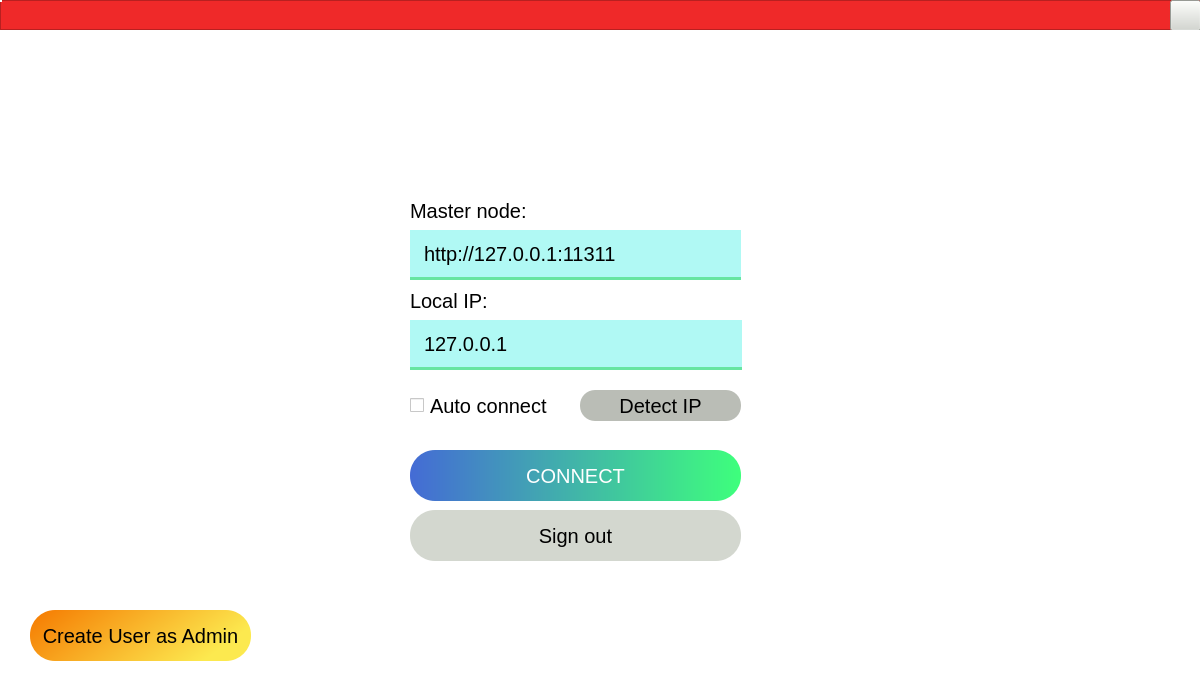
<?xml version="1.0" encoding="UTF-8"?>
<ui version="4.0">
 <class>LoginWidget</class>
 <widget class="QWidget" name="LoginWidget">
  <property name="enabled">
   <bool>true</bool>
  </property>
  <property name="geometry">
   <rect>
    <x>0</x>
    <y>0</y>
    <width>1200</width>
    <height>690</height>
   </rect>
  </property>
  <property name="windowTitle">
   <string>login interface</string>
  </property>
  <property name="windowIcon">
   <iconset>
    <normaloff>:/resource/ico/QQ.png</normaloff>:/resource/ico/QQ.png</iconset>
  </property>
  <property name="styleSheet">
   <string notr="true">background-color:rgb(255, 255, 255);
padding:0;
</string>
  </property>
  <widget class="QStackedWidget" name="stackedWidget">
   <property name="geometry">
    <rect>
     <x>0</x>
     <y>0</y>
     <width>1200</width>
     <height>690</height>
    </rect>
   </property>
   <property name="currentIndex">
    <number>0</number>
   </property>
   <widget class="QWidget" name="robotConnect">
    <layout class="QVBoxLayout" name="verticalLayout_2">
     <property name="spacing">
      <number>0</number>
     </property>
     <property name="leftMargin">
      <number>0</number>
     </property>
     <property name="topMargin">
      <number>0</number>
     </property>
     <property name="rightMargin">
      <number>0</number>
     </property>
     <property name="bottomMargin">
      <number>0</number>
     </property>
     <item>
      <widget class="QWidget" name="widgetBody" native="true">
       <property name="minimumSize">
        <size>
         <width>600</width>
         <height>300</height>
        </size>
       </property>
       <property name="maximumSize">
        <size>
         <width>99999</width>
         <height>99999</height>
        </size>
       </property>
       <widget class="QLabel" name="label">
        <property name="geometry">
         <rect>
          <x>0</x>
          <y>30</y>
          <width>1200</width>
          <height>660</height>
         </rect>
        </property>
        <property name="styleSheet">
         <string notr="true">border-image: url(:/background/data/background/createUser_background.jpg);</string>
        </property>
        <property name="text">
         <string/>
        </property>
       </widget>
       <widget class="QFrame" name="frame">
        <property name="geometry">
         <rect>
          <x>0</x>
          <y>0</y>
          <width>1200</width>
          <height>30</height>
         </rect>
        </property>
        <property name="styleSheet">
         <string notr="true">background-color: rgb(239, 41, 41);</string>
        </property>
        <property name="frameShape">
         <enum>QFrame::StyledPanel</enum>
        </property>
        <property name="frameShadow">
         <enum>QFrame::Raised</enum>
        </property>
        <widget class="QPushButton" name="btnWinClose_3">
         <property name="geometry">
          <rect>
           <x>1170</x>
           <y>0</y>
           <width>31</width>
           <height>31</height>
          </rect>
         </property>
         <property name="styleSheet">
          <string notr="true">background-color: rgb(211, 215, 207);</string>
         </property>
         <property name="text">
          <string/>
         </property>
        </widget>
       </widget>
       <widget class="QFrame" name="frame_2">
        <property name="geometry">
         <rect>
          <x>360</x>
          <y>160</y>
          <width>431</width>
          <height>431</height>
         </rect>
        </property>
        <property name="styleSheet">
         <string notr="true">border-radius: 15px;</string>
        </property>
        <property name="frameShape">
         <enum>QFrame::StyledPanel</enum>
        </property>
        <property name="frameShadow">
         <enum>QFrame::Raised</enum>
        </property>
        <widget class="QLabel" name="label_6">
         <property name="geometry">
          <rect>
           <x>50</x>
           <y>30</y>
           <width>131</width>
           <height>41</height>
          </rect>
         </property>
         <property name="font">
          <font>
           <pointsize>15</pointsize>
          </font>
         </property>
         <property name="styleSheet">
          <string notr="true"/>
         </property>
         <property name="text">
          <string>Master node:</string>
         </property>
        </widget>
        <widget class="QLineEdit" name="lineEditMasterIp">
         <property name="geometry">
          <rect>
           <x>50</x>
           <y>70</y>
           <width>331</width>
           <height>50</height>
          </rect>
         </property>
         <property name="minimumSize">
          <size>
           <width>0</width>
           <height>41</height>
          </size>
         </property>
         <property name="maximumSize">
          <size>
           <width>16777215</width>
           <height>50</height>
          </size>
         </property>
         <property name="font">
          <font>
           <pointsize>15</pointsize>
          </font>
         </property>
         <property name="focusPolicy">
          <enum>Qt::StrongFocus</enum>
         </property>
         <property name="styleSheet">
          <string notr="true">background-color: rgb(176, 249, 244);
border-bottom: 3px solid rgb(103, 229, 161);
border-radius: 0px;
padding-left: 12px;</string>
         </property>
         <property name="text">
          <string>http://127.0.0.1:11311</string>
         </property>
         <property name="placeholderText">
          <string>master node address</string>
         </property>
        </widget>
        <widget class="QLabel" name="label_7">
         <property name="geometry">
          <rect>
           <x>50</x>
           <y>120</y>
           <width>91</width>
           <height>41</height>
          </rect>
         </property>
         <property name="font">
          <font>
           <pointsize>15</pointsize>
          </font>
         </property>
         <property name="styleSheet">
          <string notr="true"/>
         </property>
         <property name="text">
          <string>Local IP:</string>
         </property>
        </widget>
        <widget class="QLineEdit" name="lineEditRosIp">
         <property name="geometry">
          <rect>
           <x>50</x>
           <y>160</y>
           <width>332</width>
           <height>50</height>
          </rect>
         </property>
         <property name="minimumSize">
          <size>
           <width>0</width>
           <height>41</height>
          </size>
         </property>
         <property name="maximumSize">
          <size>
           <width>16777215</width>
           <height>50</height>
          </size>
         </property>
         <property name="font">
          <font>
           <pointsize>15</pointsize>
          </font>
         </property>
         <property name="styleSheet">
          <string notr="true">background-color: rgb(176, 249, 244);
border-bottom: 3px solid rgb(103, 229, 161);
border-radius: 0px;
padding-left: 12px;</string>
         </property>
         <property name="text">
          <string>127.0.0.1</string>
         </property>
         <property name="echoMode">
          <enum>QLineEdit::Normal</enum>
         </property>
         <property name="placeholderText">
          <string>local address</string>
         </property>
        </widget>
        <widget class="QCheckBox" name="checkBoxAutoLogin">
         <property name="geometry">
          <rect>
           <x>50</x>
           <y>230</y>
           <width>161</width>
           <height>31</height>
          </rect>
         </property>
         <property name="font">
          <font>
           <pointsize>15</pointsize>
          </font>
         </property>
         <property name="cursor">
          <cursorShape>PointingHandCursor</cursorShape>
         </property>
         <property name="styleSheet">
          <string notr="true"/>
         </property>
         <property name="text">
          <string>Auto connect</string>
         </property>
         <property name="checked">
          <bool>false</bool>
         </property>
        </widget>
        <widget class="QPushButton" name="pushButton_auto">
         <property name="geometry">
          <rect>
           <x>220</x>
           <y>230</y>
           <width>161</width>
           <height>31</height>
          </rect>
         </property>
         <property name="minimumSize">
          <size>
           <width>0</width>
           <height>0</height>
          </size>
         </property>
         <property name="font">
          <font>
           <pointsize>15</pointsize>
          </font>
         </property>
         <property name="cursor">
          <cursorShape>PointingHandCursor</cursorShape>
         </property>
         <property name="styleSheet">
          <string notr="true">background-color: rgb(186, 189, 182);
border-radius: 15px;</string>
         </property>
         <property name="text">
          <string>Detect IP</string>
         </property>
        </widget>
        <widget class="QPushButton" name="btnLogin">
         <property name="geometry">
          <rect>
           <x>50</x>
           <y>290</y>
           <width>331</width>
           <height>51</height>
          </rect>
         </property>
         <property name="minimumSize">
          <size>
           <width>0</width>
           <height>0</height>
          </size>
         </property>
         <property name="maximumSize">
          <size>
           <width>999999</width>
           <height>999999</height>
          </size>
         </property>
         <property name="font">
          <font>
           <pointsize>15</pointsize>
          </font>
         </property>
         <property name="cursor">
          <cursorShape>PointingHandCursor</cursorShape>
         </property>
         <property name="focusPolicy">
          <enum>Qt::NoFocus</enum>
         </property>
         <property name="toolTip">
          <string>connect</string>
         </property>
         <property name="styleSheet">
          <string notr="true">background-color: qlineargradient(spread:reflect, x1:0, y1:0, x2:1, y2:0, stop:0 rgba(68, 107, 213, 255), stop:1 rgba(62, 255, 124, 255));
color: white;
border-radius: 25px;</string>
         </property>
         <property name="text">
          <string>CONNECT</string>
         </property>
        </widget>
        <widget class="QPushButton" name="btnSignOut">
         <property name="geometry">
          <rect>
           <x>50</x>
           <y>350</y>
           <width>331</width>
           <height>51</height>
          </rect>
         </property>
         <property name="minimumSize">
          <size>
           <width>0</width>
           <height>41</height>
          </size>
         </property>
         <property name="font">
          <font>
           <pointsize>15</pointsize>
          </font>
         </property>
         <property name="styleSheet">
          <string notr="true">background-color: rgb(211, 215, 207);
border-radius: 25px;
</string>
         </property>
         <property name="text">
          <string>Sign out</string>
         </property>
        </widget>
       </widget>
       <widget class="QPushButton" name="createUserAsAdmin_btn">
        <property name="geometry">
         <rect>
          <x>30</x>
          <y>610</y>
          <width>221</width>
          <height>51</height>
         </rect>
        </property>
        <property name="font">
         <font>
          <pointsize>15</pointsize>
         </font>
        </property>
        <property name="styleSheet">
         <string notr="true">background-color: qlineargradient(spread:pad, x1:0, y1:0, x2:1, y2:0.3125, stop:0 rgba(245, 121, 0, 255), stop:1 rgba(252, 233, 79, 255));
border-radius: 25px;</string>
        </property>
        <property name="text">
         <string>Create User as Admin</string>
        </property>
       </widget>
      </widget>
     </item>
    </layout>
   </widget>
   <widget class="QWidget" name="newUnserLogin">
    <widget class="QWidget" name="widget_3" native="true">
     <property name="enabled">
      <bool>true</bool>
     </property>
     <property name="geometry">
      <rect>
       <x>0</x>
       <y>0</y>
       <width>1200</width>
       <height>690</height>
      </rect>
     </property>
     <property name="styleSheet">
      <string notr="true"/>
     </property>
     <widget class="QPushButton" name="loginButton_2">
      <property name="geometry">
       <rect>
        <x>440</x>
        <y>540</y>
        <width>381</width>
        <height>51</height>
       </rect>
      </property>
      <property name="font">
       <font>
        <pointsize>15</pointsize>
       </font>
      </property>
      <property name="styleSheet">
       <string notr="true">background-color: red;
border-radius: 25px;
color: white;
</string>
      </property>
      <property name="text">
       <string>Login</string>
      </property>
     </widget>
     <widget class="QPushButton" name="createButton_3">
      <property name="geometry">
       <rect>
        <x>440</x>
        <y>600</y>
        <width>381</width>
        <height>51</height>
       </rect>
      </property>
      <property name="font">
       <font>
        <pointsize>15</pointsize>
       </font>
      </property>
      <property name="styleSheet">
       <string notr="true">background-color: rgb(211, 215, 207);
border-radius: 25px;
</string>
      </property>
      <property name="text">
       <string>Sign up</string>
      </property>
     </widget>
     <widget class="QLineEdit" name="lineEdit">
      <property name="geometry">
       <rect>
        <x>440</x>
        <y>420</y>
        <width>381</width>
        <height>51</height>
       </rect>
      </property>
      <property name="font">
       <font>
        <pointsize>15</pointsize>
       </font>
      </property>
      <property name="styleSheet">
       <string notr="true">border-radius: 25px;
padding-left: 12px;</string>
      </property>
      <property name="echoMode">
       <enum>QLineEdit::Password</enum>
      </property>
     </widget>
     <widget class="QLineEdit" name="username">
      <property name="geometry">
       <rect>
        <x>440</x>
        <y>320</y>
        <width>381</width>
        <height>51</height>
       </rect>
      </property>
      <property name="font">
       <font>
        <pointsize>15</pointsize>
       </font>
      </property>
      <property name="styleSheet">
       <string notr="true">border-radius: 25px;
padding-left: 12px;</string>
      </property>
      <property name="text">
       <string/>
      </property>
     </widget>
     <widget class="QLabel" name="logo_background_2">
      <property name="geometry">
       <rect>
        <x>0</x>
        <y>0</y>
        <width>1200</width>
        <height>690</height>
       </rect>
      </property>
      <property name="cursor">
       <cursorShape>ArrowCursor</cursorShape>
      </property>
      <property name="styleSheet">
       <string notr="true">border-image: url(:/background/data/background/viettel_background.jpg);</string>
      </property>
      <property name="text">
       <string/>
      </property>
     </widget>
     <widget class="QFrame" name="frame_7">
      <property name="geometry">
       <rect>
        <x>500</x>
        <y>200</y>
        <width>231</width>
        <height>91</height>
       </rect>
      </property>
      <property name="toolTip">
       <string/>
      </property>
      <property name="styleSheet">
       <string notr="true">background-color: qlineargradient(spread:pad, x1:0, y1:0, x2:1, y2:1, stop:1 rgba(0, 0, 0, 0));</string>
      </property>
      <property name="frameShape">
       <enum>QFrame::NoFrame</enum>
      </property>
      <property name="frameShadow">
       <enum>QFrame::Raised</enum>
      </property>
      <widget class="QLabel" name="label_11">
       <property name="geometry">
        <rect>
         <x>10</x>
         <y>10</y>
         <width>211</width>
         <height>71</height>
        </rect>
       </property>
       <property name="font">
        <font>
         <pointsize>21</pointsize>
         <weight>50</weight>
         <bold>false</bold>
         <underline>false</underline>
        </font>
       </property>
       <property name="text">
        <string>Login to system</string>
       </property>
      </widget>
     </widget>
     <widget class="QFrame" name="frame_8">
      <property name="geometry">
       <rect>
        <x>460</x>
        <y>50</y>
        <width>311</width>
        <height>131</height>
       </rect>
      </property>
      <property name="styleSheet">
       <string notr="true">background-color: qlineargradient(spread:pad, x1:0, y1:0, x2:1, y2:1, stop:1 rgba(0, 0, 0, 0));</string>
      </property>
      <property name="frameShape">
       <enum>QFrame::NoFrame</enum>
      </property>
      <property name="frameShadow">
       <enum>QFrame::Raised</enum>
      </property>
      <widget class="QLabel" name="label_12">
       <property name="geometry">
        <rect>
         <x>0</x>
         <y>20</y>
         <width>291</width>
         <height>101</height>
        </rect>
       </property>
       <property name="styleSheet">
        <string notr="true">border-image: url(:/image/data/images/VMC_Logo.png);</string>
       </property>
       <property name="text">
        <string/>
       </property>
      </widget>
     </widget>
     <widget class="QFrame" name="frame_9">
      <property name="geometry">
       <rect>
        <x>440</x>
        <y>280</y>
        <width>131</width>
        <height>61</height>
       </rect>
      </property>
      <property name="toolTip">
       <string/>
      </property>
      <property name="styleSheet">
       <string notr="true">background-color: qlineargradient(spread:pad, x1:0, y1:0, x2:1, y2:1, stop:1 rgba(0, 0, 0, 0));</string>
      </property>
      <property name="frameShape">
       <enum>QFrame::NoFrame</enum>
      </property>
      <property name="frameShadow">
       <enum>QFrame::Raised</enum>
      </property>
      <widget class="QLabel" name="label_13">
       <property name="geometry">
        <rect>
         <x>10</x>
         <y>0</y>
         <width>101</width>
         <height>51</height>
        </rect>
       </property>
       <property name="font">
        <font>
         <pointsize>15</pointsize>
        </font>
       </property>
       <property name="text">
        <string>Username:</string>
       </property>
      </widget>
     </widget>
     <widget class="QFrame" name="frame_10">
      <property name="geometry">
       <rect>
        <x>440</x>
        <y>370</y>
        <width>111</width>
        <height>61</height>
       </rect>
      </property>
      <property name="toolTip">
       <string/>
      </property>
      <property name="styleSheet">
       <string notr="true">background-color: qlineargradient(spread:pad, x1:0, y1:0, x2:1, y2:1, stop:1 rgba(0, 0, 0, 0));</string>
      </property>
      <property name="frameShape">
       <enum>QFrame::NoFrame</enum>
      </property>
      <property name="frameShadow">
       <enum>QFrame::Raised</enum>
      </property>
      <widget class="QLabel" name="label_14">
       <property name="geometry">
        <rect>
         <x>10</x>
         <y>10</y>
         <width>111</width>
         <height>41</height>
        </rect>
       </property>
       <property name="font">
        <font>
         <pointsize>15</pointsize>
        </font>
       </property>
       <property name="text">
        <string>Password:</string>
       </property>
      </widget>
     </widget>
     <widget class="QFrame" name="frame_11">
      <property name="geometry">
       <rect>
        <x>0</x>
        <y>0</y>
        <width>1200</width>
        <height>30</height>
       </rect>
      </property>
      <property name="styleSheet">
       <string notr="true">background-color: rgb(239, 41, 41);</string>
      </property>
      <property name="frameShape">
       <enum>QFrame::StyledPanel</enum>
      </property>
      <property name="frameShadow">
       <enum>QFrame::Raised</enum>
      </property>
      <widget class="QPushButton" name="btnWinClose_4">
       <property name="geometry">
        <rect>
         <x>1170</x>
         <y>0</y>
         <width>30</width>
         <height>30</height>
        </rect>
       </property>
       <property name="styleSheet">
        <string notr="true">background-color: rgb(211, 215, 207);</string>
       </property>
       <property name="text">
        <string/>
       </property>
      </widget>
     </widget>
     <zorder>logo_background_2</zorder>
     <zorder>loginButton_2</zorder>
     <zorder>createButton_3</zorder>
     <zorder>lineEdit</zorder>
     <zorder>username</zorder>
     <zorder>frame_7</zorder>
     <zorder>frame_8</zorder>
     <zorder>frame_9</zorder>
     <zorder>frame_10</zorder>
     <zorder>frame_11</zorder>
    </widget>
   </widget>
   <widget class="QWidget" name="creatUser_widget">
    <widget class="QWidget" name="widget_2" native="true">
     <property name="geometry">
      <rect>
       <x>0</x>
       <y>0</y>
       <width>1200</width>
       <height>690</height>
      </rect>
     </property>
     <widget class="QPushButton" name="closeButton">
      <property name="geometry">
       <rect>
        <x>440</x>
        <y>600</y>
        <width>381</width>
        <height>51</height>
       </rect>
      </property>
      <property name="font">
       <font>
        <pointsize>15</pointsize>
       </font>
      </property>
      <property name="styleSheet">
       <string notr="true">background-color: rgb(211, 215, 207);
border-radius: 25px;</string>
      </property>
      <property name="text">
       <string>Close</string>
      </property>
     </widget>
     <widget class="QLineEdit" name="nameInput">
      <property name="geometry">
       <rect>
        <x>440</x>
        <y>320</y>
        <width>381</width>
        <height>51</height>
       </rect>
      </property>
      <property name="font">
       <font>
        <pointsize>15</pointsize>
       </font>
      </property>
      <property name="styleSheet">
       <string notr="true">border-radius: 25px;
padding-left: 12px;</string>
      </property>
      <property name="text">
       <string/>
      </property>
     </widget>
     <widget class="QLineEdit" name="passInput">
      <property name="geometry">
       <rect>
        <x>440</x>
        <y>420</y>
        <width>381</width>
        <height>51</height>
       </rect>
      </property>
      <property name="font">
       <font>
        <pointsize>15</pointsize>
       </font>
      </property>
      <property name="styleSheet">
       <string notr="true">border-radius: 25px;
padding-left: 12px;</string>
      </property>
      <property name="inputMethodHints">
       <set>Qt::ImhHiddenText|Qt::ImhNoAutoUppercase|Qt::ImhNoPredictiveText|Qt::ImhSensitiveData</set>
      </property>
      <property name="echoMode">
       <enum>QLineEdit::Password</enum>
      </property>
     </widget>
     <widget class="QLabel" name="createUser_background">
      <property name="geometry">
       <rect>
        <x>0</x>
        <y>0</y>
        <width>1200</width>
        <height>690</height>
       </rect>
      </property>
      <property name="font">
       <font>
        <pointsize>15</pointsize>
       </font>
      </property>
      <property name="styleSheet">
       <string notr="true">border-image: url(:/background/data/background/viettel_background.jpg);</string>
      </property>
      <property name="text">
       <string/>
      </property>
     </widget>
     <widget class="QFrame" name="frame_6">
      <property name="geometry">
       <rect>
        <x>0</x>
        <y>0</y>
        <width>1200</width>
        <height>30</height>
       </rect>
      </property>
      <property name="styleSheet">
       <string notr="true">background-color: rgb(239, 41, 41);</string>
      </property>
      <property name="frameShape">
       <enum>QFrame::StyledPanel</enum>
      </property>
      <property name="frameShadow">
       <enum>QFrame::Raised</enum>
      </property>
      <widget class="QPushButton" name="btnWinClose_2">
       <property name="geometry">
        <rect>
         <x>1170</x>
         <y>0</y>
         <width>30</width>
         <height>30</height>
        </rect>
       </property>
       <property name="styleSheet">
        <string notr="true">background-color: rgb(211, 215, 207);</string>
       </property>
       <property name="text">
        <string/>
       </property>
      </widget>
     </widget>
     <widget class="QFrame" name="frame_12">
      <property name="geometry">
       <rect>
        <x>460</x>
        <y>50</y>
        <width>311</width>
        <height>131</height>
       </rect>
      </property>
      <property name="styleSheet">
       <string notr="true">background-color: qlineargradient(spread:pad, x1:0, y1:0, x2:1, y2:1, stop:1 rgba(0, 0, 0, 0));</string>
      </property>
      <property name="frameShape">
       <enum>QFrame::NoFrame</enum>
      </property>
      <property name="frameShadow">
       <enum>QFrame::Raised</enum>
      </property>
      <widget class="QLabel" name="label_15">
       <property name="geometry">
        <rect>
         <x>0</x>
         <y>20</y>
         <width>291</width>
         <height>101</height>
        </rect>
       </property>
       <property name="styleSheet">
        <string notr="true">border-image: url(:/image/data/images/VMC_Logo.png);</string>
       </property>
       <property name="text">
        <string/>
       </property>
      </widget>
     </widget>
     <widget class="QPushButton" name="createButton_2">
      <property name="geometry">
       <rect>
        <x>440</x>
        <y>540</y>
        <width>381</width>
        <height>51</height>
       </rect>
      </property>
      <property name="font">
       <font>
        <pointsize>15</pointsize>
       </font>
      </property>
      <property name="styleSheet">
       <string notr="true">background-color: red;
border-radius: 25px;
color: white;
</string>
      </property>
      <property name="text">
       <string>Create</string>
      </property>
     </widget>
     <widget class="QFrame" name="frame_13">
      <property name="geometry">
       <rect>
        <x>470</x>
        <y>200</y>
        <width>271</width>
        <height>91</height>
       </rect>
      </property>
      <property name="toolTip">
       <string/>
      </property>
      <property name="styleSheet">
       <string notr="true">background-color: qlineargradient(spread:pad, x1:0, y1:0, x2:1, y2:1, stop:1 rgba(0, 0, 0, 0));</string>
      </property>
      <property name="frameShape">
       <enum>QFrame::NoFrame</enum>
      </property>
      <property name="frameShadow">
       <enum>QFrame::Raised</enum>
      </property>
      <widget class="QLabel" name="label_16">
       <property name="geometry">
        <rect>
         <x>10</x>
         <y>10</y>
         <width>251</width>
         <height>71</height>
        </rect>
       </property>
       <property name="font">
        <font>
         <pointsize>21</pointsize>
         <weight>50</weight>
         <bold>false</bold>
         <underline>false</underline>
        </font>
       </property>
       <property name="text">
        <string>Create new account</string>
       </property>
      </widget>
     </widget>
     <widget class="QFrame" name="frame_14">
      <property name="geometry">
       <rect>
        <x>440</x>
        <y>280</y>
        <width>131</width>
        <height>51</height>
       </rect>
      </property>
      <property name="toolTip">
       <string/>
      </property>
      <property name="styleSheet">
       <string notr="true">background-color: qlineargradient(spread:pad, x1:0, y1:0, x2:1, y2:1, stop:1 rgba(0, 0, 0, 0));</string>
      </property>
      <property name="frameShape">
       <enum>QFrame::NoFrame</enum>
      </property>
      <property name="frameShadow">
       <enum>QFrame::Raised</enum>
      </property>
      <widget class="QLabel" name="label_17">
       <property name="geometry">
        <rect>
         <x>10</x>
         <y>0</y>
         <width>101</width>
         <height>51</height>
        </rect>
       </property>
       <property name="font">
        <font>
         <pointsize>15</pointsize>
        </font>
       </property>
       <property name="text">
        <string>Username:</string>
       </property>
      </widget>
     </widget>
     <widget class="QFrame" name="frame_15">
      <property name="geometry">
       <rect>
        <x>440</x>
        <y>370</y>
        <width>111</width>
        <height>61</height>
       </rect>
      </property>
      <property name="toolTip">
       <string/>
      </property>
      <property name="styleSheet">
       <string notr="true">background-color: qlineargradient(spread:pad, x1:0, y1:0, x2:1, y2:1, stop:1 rgba(0, 0, 0, 0));</string>
      </property>
      <property name="frameShape">
       <enum>QFrame::NoFrame</enum>
      </property>
      <property name="frameShadow">
       <enum>QFrame::Raised</enum>
      </property>
      <widget class="QLabel" name="label_18">
       <property name="geometry">
        <rect>
         <x>10</x>
         <y>10</y>
         <width>111</width>
         <height>41</height>
        </rect>
       </property>
       <property name="font">
        <font>
         <pointsize>15</pointsize>
        </font>
       </property>
       <property name="text">
        <string>Password:</string>
       </property>
      </widget>
     </widget>
     <widget class="QComboBox" name="comboBox">
      <property name="geometry">
       <rect>
        <x>630</x>
        <y>490</y>
        <width>191</width>
        <height>41</height>
       </rect>
      </property>
      <property name="font">
       <font>
        <pointsize>15</pointsize>
       </font>
      </property>
      <property name="styleSheet">
       <string notr="true">padding-left: 10px;</string>
      </property>
      <property name="maxVisibleItems">
       <number>15</number>
      </property>
      <item>
       <property name="text">
        <string>customer</string>
       </property>
      </item>
      <item>
       <property name="text">
        <string>admin</string>
       </property>
      </item>
     </widget>
     <widget class="QFrame" name="frame_16">
      <property name="geometry">
       <rect>
        <x>450</x>
        <y>480</y>
        <width>191</width>
        <height>61</height>
       </rect>
      </property>
      <property name="toolTip">
       <string/>
      </property>
      <property name="styleSheet">
       <string notr="true">background-color: qlineargradient(spread:pad, x1:0, y1:0, x2:1, y2:1, stop:1 rgba(0, 0, 0, 0));</string>
      </property>
      <property name="frameShape">
       <enum>QFrame::NoFrame</enum>
      </property>
      <property name="frameShadow">
       <enum>QFrame::Raised</enum>
      </property>
      <widget class="QLabel" name="label_19">
       <property name="geometry">
        <rect>
         <x>0</x>
         <y>10</y>
         <width>181</width>
         <height>41</height>
        </rect>
       </property>
       <property name="font">
        <font>
         <pointsize>15</pointsize>
        </font>
       </property>
       <property name="text">
        <string>Create account as: </string>
       </property>
      </widget>
     </widget>
     <zorder>createUser_background</zorder>
     <zorder>frame_6</zorder>
     <zorder>closeButton</zorder>
     <zorder>nameInput</zorder>
     <zorder>passInput</zorder>
     <zorder>frame_12</zorder>
     <zorder>createButton_2</zorder>
     <zorder>frame_13</zorder>
     <zorder>frame_14</zorder>
     <zorder>frame_15</zorder>
     <zorder>comboBox</zorder>
     <zorder>frame_16</zorder>
    </widget>
   </widget>
   <widget class="QWidget" name="userLogin">
    <property name="styleSheet">
     <string notr="true"/>
    </property>
    <layout class="QVBoxLayout" name="verticalLayout_9">
     <property name="spacing">
      <number>0</number>
     </property>
     <property name="leftMargin">
      <number>1</number>
     </property>
     <property name="topMargin">
      <number>1</number>
     </property>
     <property name="rightMargin">
      <number>1</number>
     </property>
     <property name="bottomMargin">
      <number>1</number>
     </property>
    </layout>
   </widget>
  </widget>
  <widget class="QWidget" name="layoutWidget">
   <property name="geometry">
    <rect>
     <x>0</x>
     <y>0</y>
     <width>2</width>
     <height>2</height>
    </rect>
   </property>
   <layout class="QHBoxLayout" name="horizontalLayout_25"/>
  </widget>
 </widget>
 <resources>
  <include location="../resources.qrc"/>
 </resources>
 <connections/>
</ui>
